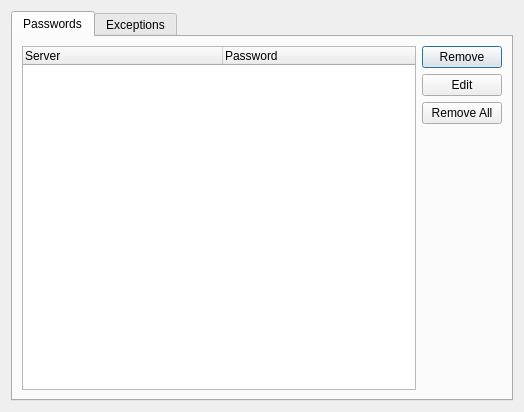
<?xml version="1.0" encoding="UTF-8"?>
<ui version="4.0">
 <class>AutoFillManager</class>
 <widget class="QDialog" name="AutoFillManager">
  <property name="geometry">
   <rect>
    <x>0</x>
    <y>0</y>
    <width>524</width>
    <height>412</height>
   </rect>
  </property>
  <property name="windowTitle">
   <string notr="true"/>
  </property>
  <layout class="QVBoxLayout" name="verticalLayout_3">
   <item>
    <widget class="QTabWidget" name="tabWidget">
     <property name="focusPolicy">
      <enum>Qt::NoFocus</enum>
     </property>
     <property name="currentIndex">
      <number>0</number>
     </property>
     <widget class="QWidget" name="tabPass">
      <attribute name="title">
       <string>Passwords</string>
      </attribute>
      <layout class="QHBoxLayout" name="horizontalLayout_2">
       <item>
        <widget class="QTreeWidget" name="treePass">
         <attribute name="headerDefaultSectionSize">
          <number>200</number>
         </attribute>
         <column>
          <property name="text">
           <string>Server</string>
          </property>
         </column>
         <column>
          <property name="text">
           <string>Password</string>
          </property>
         </column>
        </widget>
       </item>
       <item>
        <layout class="QVBoxLayout" name="verticalLayout">
         <item>
          <widget class="QPushButton" name="removePass">
           <property name="text">
            <string>Remove</string>
           </property>
          </widget>
         </item>
         <item>
          <widget class="QPushButton" name="editPass">
           <property name="text">
            <string>Edit</string>
           </property>
          </widget>
         </item>
         <item>
          <widget class="QPushButton" name="removeAllPass">
           <property name="text">
            <string>Remove All</string>
           </property>
          </widget>
         </item>
         <item>
          <spacer name="verticalSpacer">
           <property name="orientation">
            <enum>Qt::Vertical</enum>
           </property>
           <property name="sizeHint" stdset="0">
            <size>
             <width>20</width>
             <height>40</height>
            </size>
           </property>
          </spacer>
         </item>
        </layout>
       </item>
      </layout>
     </widget>
     <widget class="QWidget" name="tabExcept">
      <attribute name="title">
       <string>Exceptions</string>
      </attribute>
      <layout class="QHBoxLayout" name="horizontalLayout_3">
       <item>
        <widget class="QTreeWidget" name="treeExcept">
         <column>
          <property name="text">
           <string>Server</string>
          </property>
         </column>
        </widget>
       </item>
       <item>
        <layout class="QVBoxLayout" name="verticalLayout_2">
         <item>
          <widget class="QPushButton" name="removeExcept">
           <property name="text">
            <string>Remove</string>
           </property>
          </widget>
         </item>
         <item>
          <widget class="QPushButton" name="removeAllExcept">
           <property name="text">
            <string>Remove All</string>
           </property>
          </widget>
         </item>
         <item>
          <spacer name="verticalSpacer_2">
           <property name="orientation">
            <enum>Qt::Vertical</enum>
           </property>
           <property name="sizeHint" stdset="0">
            <size>
             <width>20</width>
             <height>40</height>
            </size>
           </property>
          </spacer>
         </item>
        </layout>
       </item>
      </layout>
     </widget>
    </widget>
   </item>
  </layout>
 </widget>
 <resources/>
 <connections/>
</ui>
